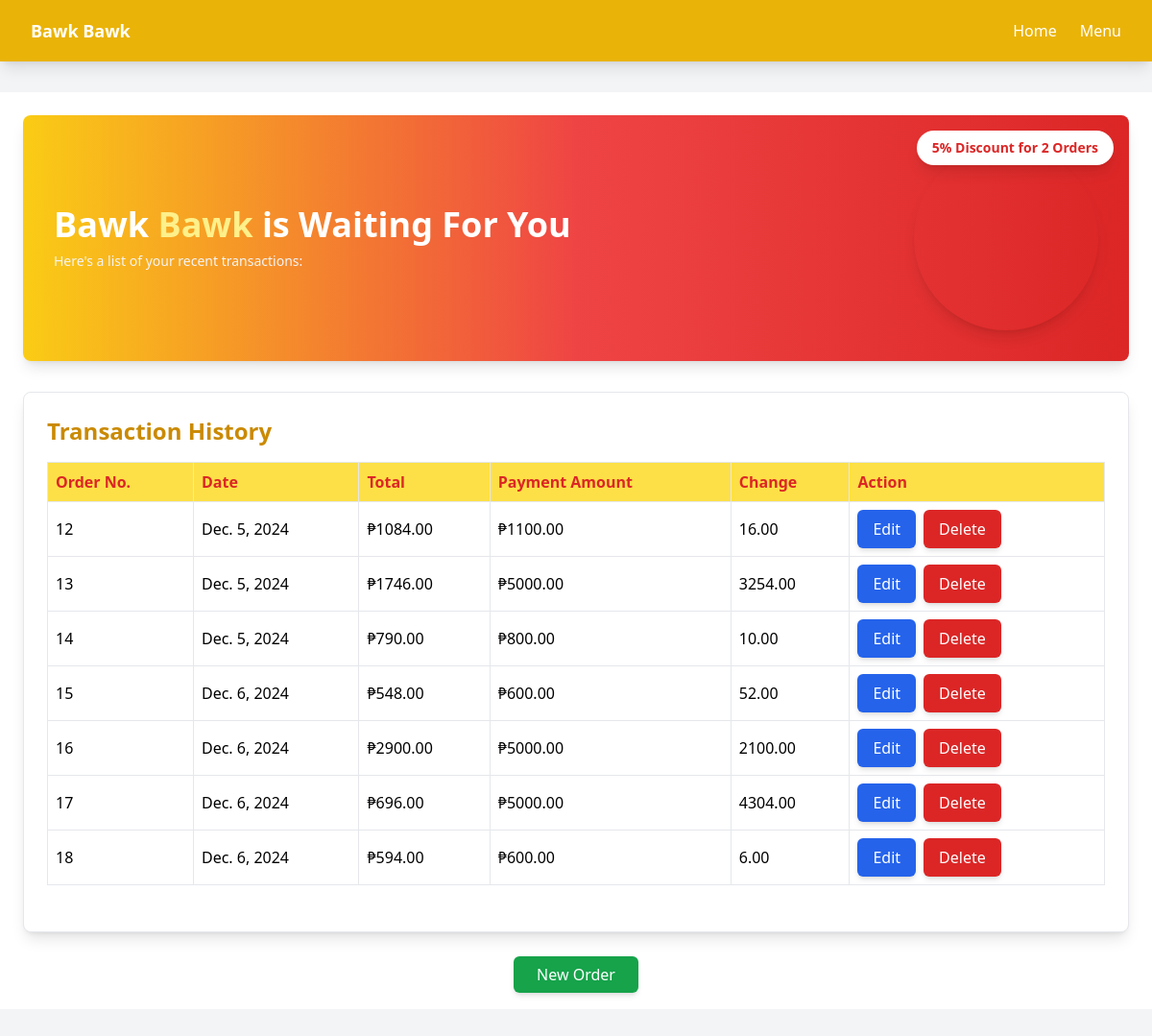
Before: / with the older database file.
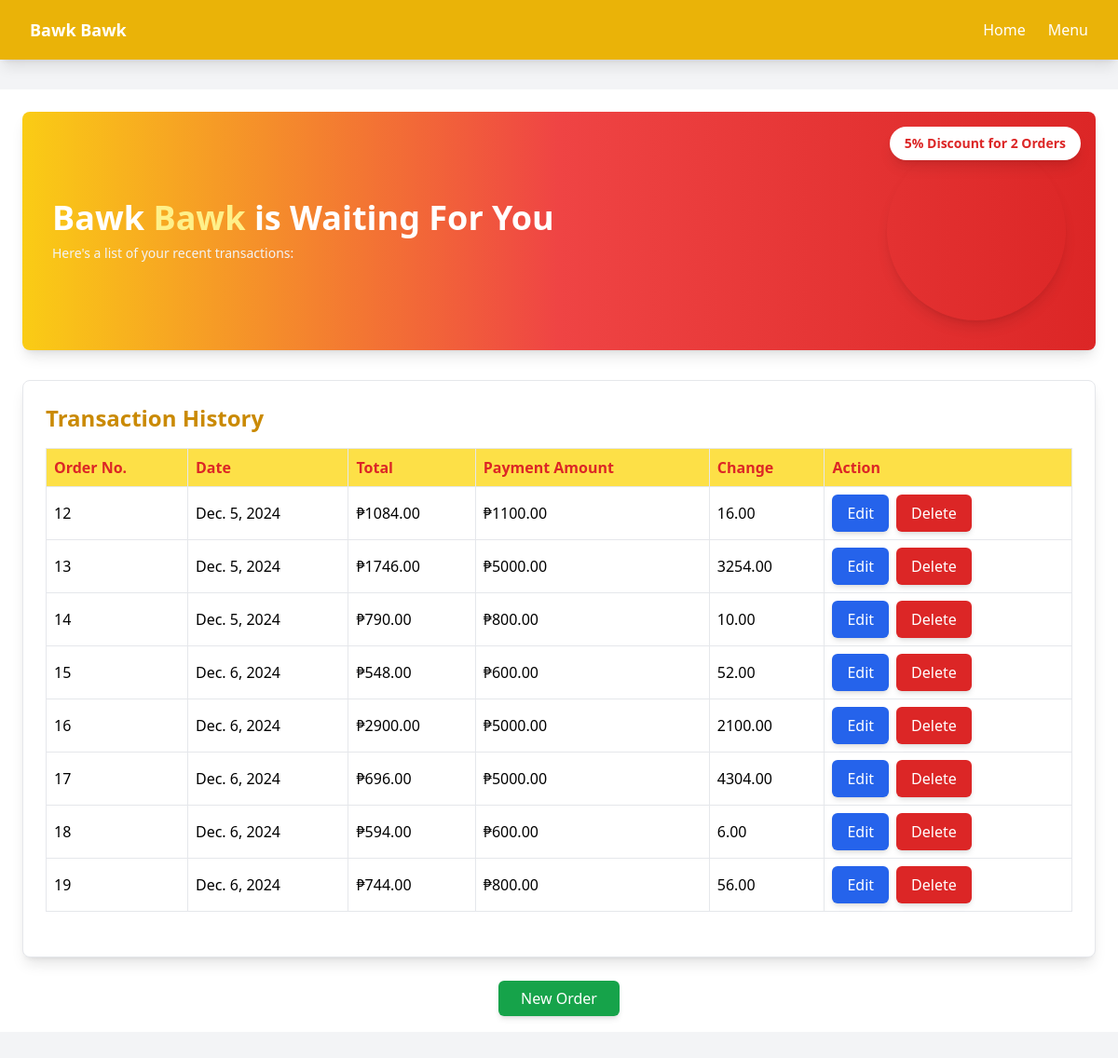
After: the same page with the newer database file.
### sales_list/models.py (models this page shows, shortened)
class OrderSummary(models.Model):
    date = models.DateField(default=now)
    payment_amount = models.DecimalField(max_digits=10, decimal_places=2)
    def __str__(self):
        return str(self.id)
    @property
    def order_total(self):
        orderdetails = self.orderdetail_set.all()
        total = sum([details.total_price for details in orderdetails])
        return total
    @property
    def change(self):
        orderdetails = self.orderdetail_set.all()
        total = sum([details.total_price for details in orderdetails])
        change = self.payment_amount - total
        if total > self.payment_amount:
            return "Insufficient Amount!"
        elif self.payment_amount >= total:
            return change

class OrderDetail(models.Model):
    quantity = models.PositiveIntegerField()
    menu_item = models.ForeignKey(MenuItem, on_delete=models.CASCADE, blank=True, null=True)
    order_summary = models.ForeignKey(OrderSummary, on_delete=models.SET_NULL, blank=True, null=True)
    @property
    def total_price(self):
        return self.menu_item.price * self.quantity

class MenuItem(models.Model):
    name = models.CharField(max_length=255)
    price = models.DecimalField(max_digits=10, decimal_places=2)

### sales_list/views.py (the view)
# urls.py: path('', sales.home, name='home'),
def home(request):
    order_summary = OrderSummary.objects.all()
    all_items = MenuItem.objects.all()
    all_order_items = OrderDetail.objects.all()
    if request.method == 'POST':
        form = MenuForm(request.POST or None)
        if form.is_valid():
            form.save()
    print(order_summary)
    context = {
        'order_summary': order_summary,
        'all_items': all_items,
        'all_order_items': all_order_items,
    }
    return render(request, 'home.html', context)

### sales_list/templates/home.html
{% extends 'base.html' %}
{% load static %}
{% block content %}
<div class="bg-white p-6">
    <div class="relative bg-gradient-to-r from-yellow-400 via-red-500 to-red-600 rounded-lg shadow-lg text-white p-8 mb-8">
        <div class="flex justify-between items-center">
            <div>
                <h1 class="text-4xl font-bold mb-2">Bawk <span class="text-yellow-200">Bawk</span> is Waiting For You</h1>
                <p class="text-sm text-gray-100">Here's a list of your recent transactions:</p>
            </div>
            <img src="{% static 'images/chicken_plate.png' %}" alt="Chicken Dish" class="w-48 h-48 rounded-full shadow-lg">
        </div>
        <div class="absolute top-4 right-4 bg-white text-red-600 font-bold text-sm px-4 py-2 rounded-full shadow-lg">
            5% Discount for 2 Orders
        </div>
    </div>
    <div class="bg-white border rounded-lg shadow-lg p-6">
        <h2 class="text-2xl font-semibold text-yellow-600 mb-4">Transaction History</h2>
        {% if order_summary %}
        <table class="min-w-full table-auto border-collapse border border-gray-300 mb-6">
            <thead class="bg-yellow-300">
                <tr>
                    <th class="border p-2 text-left text-red-600">Order No.</th>
                    <th class="border p-2 text-left text-red-600">Date</th>
                    <th class="border p-2 text-left text-red-600">Total</th>
                    <th class="border p-2 text-left text-red-600">Payment Amount</th>
                    <th class="border p-2 text-left text-red-600">Change</th>
                    <th class="border p-2 text-left text-red-600">Action</th>
                </tr>
            </thead>
            <tbody>
                {% for order in order_summary %}
                <tr class="hover:bg-yellow-100">
                    <td class="border p-2">{{ order.id }}</td>
                    <td class="border p-2">{{ order.date }}</td>
                    <td class="border p-2">₱{{ order.order_total }}</td>
                    <td class="border p-2">₱{{ order.payment_amount }}</td>
                    <td class="border p-2">{{ order.change }}</td>
                    <td class="border p-2">
                        <div class="flex space-x-2">
                            {% if order.id %}
                            <a href="{% url 'neworder' order.id %}" class="px-4 py-2 bg-blue-600 text-white font-medium rounded-md shadow-md hover:bg-blue-700">
                                Edit
                            </a>
                            {% else %}
                            <span class="px-4 py-2 bg-gray-400 text-white font-medium rounded-md shadow-md">Edit (Unavailable)</span>
                            {% endif %}
                            <a href="#" class="px-4 py-2 bg-red-600 text-white font-medium rounded-md shadow-md hover:bg-red-700">
                                Delete
                            </a>
                        </div>
                    </td>
                </tr>
                {% endfor %}
            </tbody>
        </table>
        {% else %}
        <p class="text-red-600">No Orders</p>
        {% endif %}
    </div>
    <div class="text-center mt-8">
        <a href="{% url 'create_new_order' %}" class="px-6 py-2 bg-green-600 text-white rounded-md shadow-md hover:bg-green-700">
            New Order
        </a>
    </div>
</div>
{% endblock %}

Changed rows visible on the page:
added OrderSummary: id "19", date "Dec. 6, 2024", order_total "744.00", payment_amount "800.00", change "56.00", shows "Edit"
